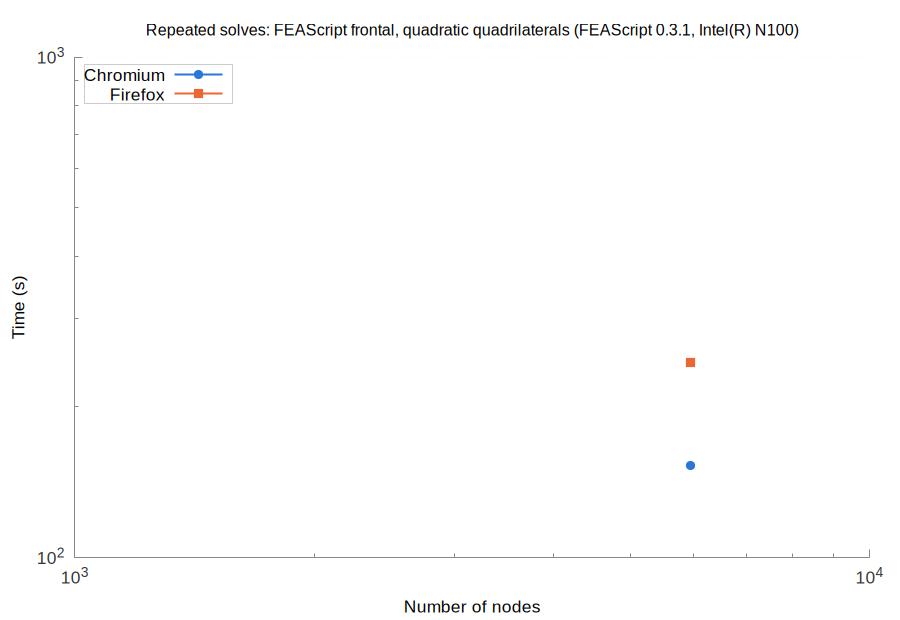

Here is the gnuplot script that generated this plot:
set terminal pngcairo size 900,620 font 'Arial,13'
set border 3 lc rgb '#888888'; set tics nomirror tc rgb '#333333'
set grid lc rgb '#e6e6e6' lw 1; set key top left box lc rgb '#cccccc' opaque
set logscale xy; set format y '10^{%L}'; set format x '10^{%L}'
set output 'browsers_FEAScript_frontal_quadratic_quadrilaterals_repeated.png'
set title 'Repeated solves: FEAScript frontal, quadratic quadrilaterals (FEAScript 0.3.1, Intel(R) N100)' font 'Arial,12'
set xlabel 'Number of nodes'
set ylabel 'Time (s)'
plot 'browsers_FEAScript_frontal_quadratic_quadrilaterals_repeated_chromium.dat' u 1:2 w lp lw 2 pt 7 ps 1.2 lc rgb '#2a78d6' t 'Chromium', \
     'browsers_FEAScript_frontal_quadratic_quadrilaterals_repeated_firefox.dat' u 1:2 w lp lw 2 pt 5 ps 1.2 lc rgb '#eb6834' t 'Firefox'
